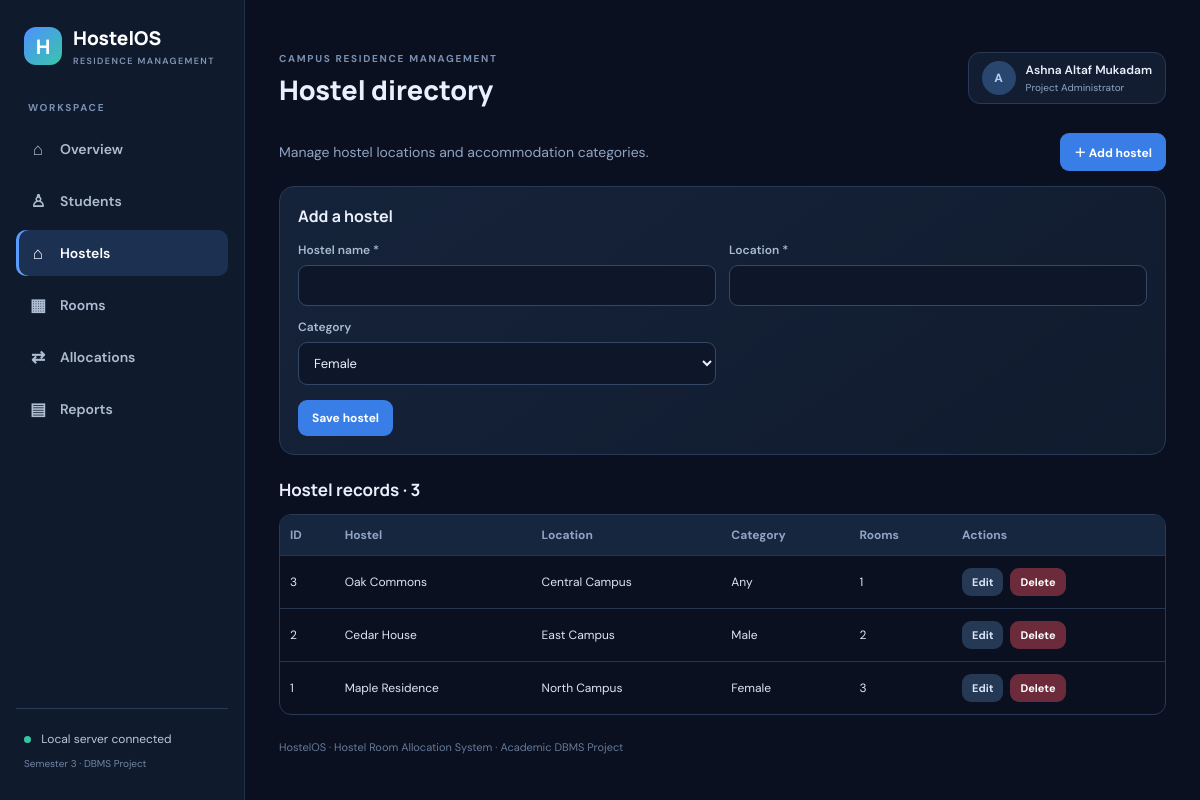
Screenshot of /hostels.php with the database file from the repository.
### tables this page shows
CREATE TABLE hostels(
 hostel_id INT AUTO_INCREMENT PRIMARY KEY,
 hostel_name VARCHAR(100) NOT NULL UNIQUE,
 location VARCHAR(150) NOT NULL,
 gender_type ENUM('Female','Male','Any') NOT NULL,
 created_at TIMESTAMP DEFAULT CURRENT_TIMESTAMP
);

### hostels.php (the view, shortened to what this page needs)
<?php
require_once 'includes.php';
$edit=null;if(isset($_GET['edit'])){$q=$pdo->prepare("SELECT * FROM hostels WHERE hostel_id=?");$q->execute([(int)$_GET['edit']]);$edit=$q->fetch();}
$rows=$pdo->query("SELECT h.*,COUNT(r.room_id) room_count FROM hostels h LEFT JOIN rooms r ON r.hostel_id=h.hostel_id GROUP BY h.hostel_id ORDER BY h.hostel_id DESC")->fetchAll();
page_header('Hostel directory','hostels.php');?>
<div class="toolbar"><span class="muted">Manage hostel locations and accommodation categories.</span><a class="btn" href="#hostel-form">＋ Add hostel</a></div>
<section class="form-card" id="hostel-form"><h3><?=$edit?'Edit hostel':'Add a hostel'?></h3><form method="post"><div class="form-grid">
<div class="field"><label>Hostel name *</label><input name="hostel_name" required value="<?=e($edit['hostel_name']??'')?>"></div><div class="field"><label>Location *</label><input name="location" required value="<?=e($edit['location']??'')?>"></div>
<div class="field"><label>Category</label><select name="gender_type"><?php foreach(['Female','Male','Any'] as $g):?><option <?=$g===($edit['gender_type']??'Female')?'selected':''?>><?=$g?></option><?php endforeach;?></select></div></div><div class="form-actions"><button class="btn">Save hostel</button><?php if($edit):?><a class="btn secondary" href="hostels.php">Cancel</a><?php endif;?></div></form></section>
<h3 class="section-title">Hostel records · <?=count($rows)?></h3><div class="table-wrap"><table><thead><tr><th>ID</th><th>Hostel</th><th>Location</th><th>Category</th><th>Rooms</th><th>Actions</th></tr></thead><tbody><?php foreach($rows as $r):?><tr><td><?=$r['hostel_id']?></td><td><?=e($r['hostel_name'])?></td><td><?=e($r['location'])?></td><td><?=e($r['gender_type'])?></td><td><?=$r['room_count']?></td><td><div class="actions"><a class="btn small secondary" href="?edit=<?=$r['hostel_id']?>">Edit</a><form method="post" onsubmit="return confirm('Delete hostel?')"><input type="hidden" name="action" value="delete"><input type="hidden" name="id" value="<?=$r['hostel_id']?>"><button class="btn small danger">Delete</button></form></div></td></tr><?php endforeach;?></tbody></table></div>

### assets/style.css (style rules this page uses)
:root { --bg:#0b1020;--panel:#121d32;--panel2:#17243b;--line:#293a56;--muted:#91a4c1;--text:#eaf0fb;--blue:#5b9cff;--teal:#35c6a4 }
* { box-sizing:border-box }
body { margin:0;background:var(--bg);color:var(--text);font-family:'DM Sans',sans-serif;font-size:14px }
.metric,.panel,.form-card { background:linear-gradient(145deg,#15233a,#111b2e);border:1px solid var(--line);border-radius:15px;padding:18px }
.panel h3,.form-card h3 { font:700 16px Manrope;margin:0 0 15px }
.muted { color:var(--muted) }
table { width:100%;border-collapse:collapse;font-size:12px }
th { text-align:left;color:#8fa5c4;font-weight:700;background:#17263f }
td,th { padding:12px 10px;border-bottom:1px solid #263650 }
td { color:#dce6f5 }
tr:last-child td { border-bottom:0 }
.table-wrap { overflow-x:auto;border:1px solid var(--line);border-radius:12px }
.btn { display:inline-block;border:0;border-radius:9px;padding:10px 14px;background:#397ee6;color:white;text-decoration:none;font:700 12px 'DM Sans';cursor:pointer }
.btn.secondary { background:#263954;color:#d7e5f8 }
.btn.danger { background:#6b2b3b }
.btn.small { padding:7px 10px;font-size:11px }
.actions { display:flex;gap:7px;flex-wrap:wrap }
.toolbar { display:flex;justify-content:space-between;align-items:center;margin-bottom:15px;gap:12px }
.form-grid { display:grid;grid-template-columns:repeat(2,minmax(0,1fr));gap:13px }
.field label { display:block;color:#a9bad2;font-size:12px;font-weight:600;margin-bottom:7px }
.field input,.field select { width:100%;background:#0d1729;color:#eaf0fb;border:1px solid #344866;border-radius:9px;padding:11px;font:13px 'DM Sans';outline:none }
.form-actions { margin-top:15px;display:flex;gap:8px }
.section-title { font:700 17px Manrope;margin:23px 0 13px }

### rows the page displays
hostels: hostel_id "3", hostel_name "Oak Commons", location "Central Campus", gender_type "Any", room_count "1"
hostels: hostel_id "2", hostel_name "Cedar House", location "East Campus", gender_type "Male", room_count "2"
hostels: hostel_id "1", hostel_name "Maple Residence", location "North Campus", gender_type "Female", room_count "3"

### other values shown
$item[1] "⌂"
$item[0] "Overview"
$item[1] "♙"
$item[0] "Students"
$item[0] "Hostels"
$item[1] "▦"
$item[0] "Rooms"
$item[1] "⇄"
$item[0] "Allocations"
$item[1] "▤"
$item[0] "Reports"
$title "Hostel directory"
count($rows) "3"
form field gender_type "Female"
